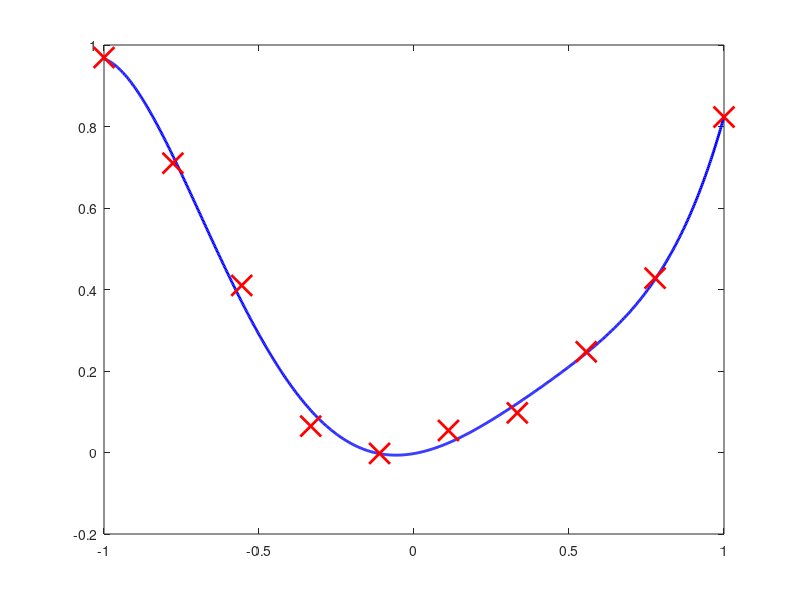

The MATLAB script that drew this image:
clear variables;
close all;
clc;

X=linspace(-1,1,10)
Y=X.^2+0.1*randn(size(X))


p=polyfit(X,Y,5)
x=linspace(-1,1,1000)
y=polyval(p,x)

plot(x,y,'b','LineWidth',2,'MarkerSize',5)
hold on

plot(X,Y,'rx','LineWidth',2,'MarkerSize',15)